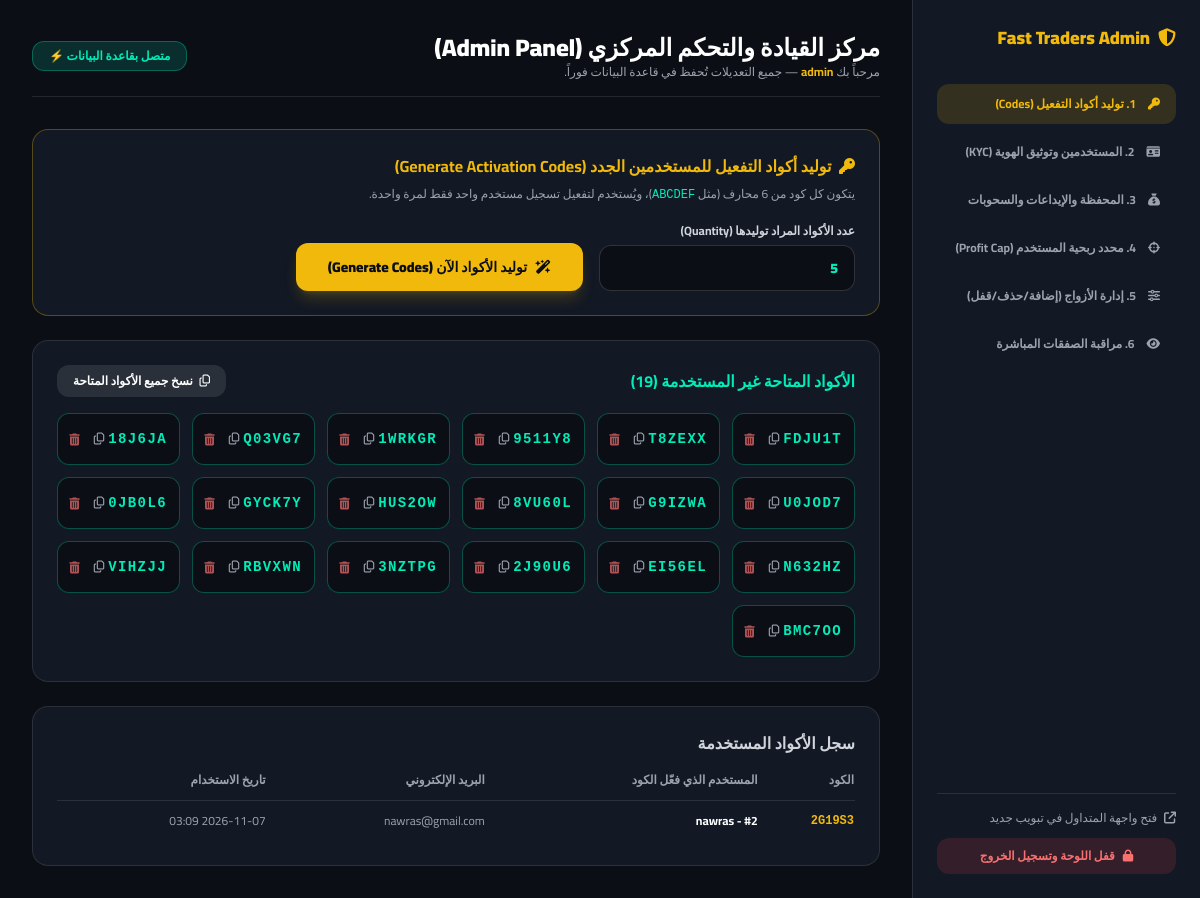
Page /control-panel/ (signed in) on the committed database.
### core/models.py (models this page shows, shortened)
class User(AbstractUser):
    CAP_TYPE_CHOICES = [
        ('fixed', 'مبلغ ثابت بالدولار ($)'),
        ('percent', 'نسبة مئوية من إجمالي الإيداع (%)'),
    ]
    RISK_MODE_CHOICES = [
        ('capped', 'تفعيل سقف الربح والتعويض التلقائي'),
        ('house_edge', 'خسارة دائمة لجميع الضربات (House Edge)'),
        ('standard', 'تداول عشوائي مفتوح بدون سقف'),
    ]
    KYC_STATUS_CHOICES = [
        ('unverified', 'غير موثق (Tier 1)'),
        ('pending', 'قيد مراجعة الإدارة'),
        ('approved', 'حساب موثق بالكامل (Tier 2)'),
        ('rejected', 'مرفوض'),
    ]
    full_name = models.CharField(max_length=150, blank=True)
    email = models.EmailField(unique=True)
    activation_code = models.CharField(max_length=6, blank=True)
    real_balance = models.DecimalField(max_digits=14, decimal_places=2, default=Decimal('0.00'))
    demo_balance = models.DecimalField(max_digits=14, decimal_places=2, default=Decimal('10000.00'))
    total_deposited = models.DecimalField(max_digits=14, decimal_places=2, default=Decimal('0.00'))
    daily_profit = models.DecimalField(max_digits=14, decimal_places=2, default=Decimal('0.00'))
    profit_cap = models.DecimalField(max_digits=14, decimal_places=2, default=Decimal('20.00'))
    cap_type = models.CharField(max_length=16, choices=CAP_TYPE_CHOICES, default='fixed')
    risk_mode = models.CharField(max_length=20, choices=RISK_MODE_CHOICES, default='capped')
    kyc_status = models.CharField(max_length=20, choices=KYC_STATUS_CHOICES, default='unverified')
    is_banned = models.BooleanField(default=False)
    @property
    def display_name(self):
        return self.full_name or self.username

class ActivationCode(models.Model):
    code = models.CharField(max_length=6, unique=True, db_index=True)
    is_used = models.BooleanField(default=False)
    used_by = models.OneToOneField(
        User,
        on_delete=models.SET_NULL,
        null=True,
        blank=True,
        related_name='used_code_record'
    )
    created_at = models.DateTimeField(auto_now_add=True)
    used_at = models.DateTimeField(null=True, blank=True)
    class Meta:
        ordering = ['is_used', '-created_at']

### core/views.py (the view, shortened to what this page needs)
# urls.py: path('control-panel/', views.admin_panel_view, name='admin_panel'),
@user_passes_test(is_admin_user, login_url='/control-panel/login/')
@require_http_methods(["GET", "POST"])
def admin_panel_view(request):
    platform_settings = PlatformSetting.get_solo()
    context = {
        'platform_settings': platform_settings,
        'unused_codes': ActivationCode.objects.filter(is_used=False),
        'used_codes': ActivationCode.objects.filter(is_used=True).select_related('used_by')[:50],
        'traders': User.objects.filter(is_superuser=False).order_by('-id'),
        'kyc_list': KYCDocument.objects.select_related('user').order_by('-submitted_at'),
        'transactions': Transaction.objects.select_related('user').all()[:100],
        'assets': Asset.objects.all(),
        'trades': Trade.objects.select_related('user').all()[:100],
    }
    return render(request, 'admin.html', context)

### core/models.py (called while the page is built)
    @classmethod
    def get_solo(cls):
        obj, _ = cls.objects.get_or_create(pk=1)
        return obj

### core/views.py (called while the page is built)
def is_admin_user(user):
    return user.is_authenticated and (user.is_staff or user.is_superuser)

### templates/admin.html (shortened to what this page needs)
<!DOCTYPE html>
<html lang="ar" dir="rtl">
<head>
    <script src="https://cdn.tailwindcss.com"></script>
    <link rel="stylesheet" href="https://cdnjs.cloudflare.com/ajax/libs/font-awesome/6.5.1/css/all.min.css">
</head>
<body class="min-h-screen flex flex-col lg:flex-row relative">
    <aside id="adminSidebar" class="fixed lg:static inset-y-0 right-0 z-50 w-72 bg-[#121824] border-l border-white/10 flex flex-col justify-between p-6 shrink-0 transform translate-x-full lg:translate-x-0 transition-transform duration-300 ease-in-out">
        <div>
            <div class="flex items-center justify-between mb-8">
                <div class="flex items-center gap-2 text-lg font-black text-[#F0B90B]">
                    <i class="fa-solid fa-shield-halved"></i> Fast Traders Admin
                </div>
            </div>
            <nav class="space-y-2 text-xs font-bold">
                <button onclick="openTab('codes', this)" id="btn-codes" class="tab-btn w-full flex items-center gap-3 px-4 py-3 rounded-xl bg-[#F0B90B]/15 text-[#F0B90B]">
                    <i class="fa-solid fa-key"></i> 1. توليد أكواد التفعيل (Codes)
                </button>
                <button onclick="openTab('users', this)" id="btn-users" class="tab-btn w-full flex items-center gap-3 px-4 py-3 rounded-xl text-gray-400 hover:bg-white/5">
                    <i class="fa-solid fa-id-card"></i> 2. المستخدمين وتوثيق الهوية (KYC)
                </button>
                <button onclick="openTab('finance', this)" id="btn-finance" class="tab-btn w-full flex items-center gap-3 px-4 py-3 rounded-xl text-gray-400 hover:bg-white/5">
                    <i class="fa-solid fa-sack-dollar"></i> 3. المحفظة والإيداعات والسحوبات
                </button>
                <button onclick="openTab('risk', this)" id="btn-risk" class="tab-btn w-full flex items-center gap-3 px-4 py-3 rounded-xl text-gray-400 hover:bg-white/5">
                    <i class="fa-solid fa-crosshairs"></i> 4. محدد ربحية المستخدم (Profit Cap)
                </button>
                <button onclick="openTab('markets', this)" id="btn-markets" class="tab-btn w-full flex items-center gap-3 px-4 py-3 rounded-xl text-gray-400 hover:bg-white/5">
                    <i class="fa-solid fa-sliders"></i> 5. إدارة الأزواج (إضافة/حذف/قفل)
                </button>
                <button onclick="openTab('trades', this)" id="btn-trades" class="tab-btn w-full flex items-center gap-3 px-4 py-3 rounded-xl text-gray-400 hover:bg-white/5">
                    <i class="fa-solid fa-eye"></i> 6. مراقبة الصفقات المباشرة
                </button>
            </nav>
        </div>
        <div class="space-y-3 pt-4 border-t border-white/10">
            <a href="{% url 'dashboard' %}" target="_blank" class="block text-xs text-gray-400 hover:text-white">
                <i class="fa-solid fa-arrow-up-right-from-square ml-1"></i> فتح واجهة المتداول في تبويب جديد
            </a>
            <a href="{% url 'admin_logout' %}" class="w-full py-2.5 rounded-xl bg-red-500/15 text-red-400 hover:bg-red-500 hover:text-white text-xs font-bold transition flex items-center justify-center gap-2">
                <i class="fa-solid fa-lock"></i> قفل اللوحة وتسجيل الخروج
            </a>
        </div>
    </aside>
    <main class="flex-1 p-4 sm:p-6 lg:p-8 overflow-y-auto">
        <div class="flex flex-wrap justify-between items-center gap-4 mb-8 pb-4 border-b border-white/10">
            <div>
                <h1 class="text-xl sm:text-2xl font-black">مركز القيادة والتحكم المركزي (Admin Panel)</h1>
                <p class="text-xs text-gray-400">مرحباً بك <b class="text-[#F0B90B]">{{ request.user.display_name }}</b> — جميع التعديلات تُحفظ في قاعدة البيانات فوراً.</p>
            </div>
            <span class="px-4 py-1.5 rounded-xl bg-[#00ECB9]/15 border border-[#00ECB9]/30 text-[#00ECB9] text-xs font-bold">متصل بقاعدة البيانات ⚡</span>
        </div>
        <section id="tab-codes" class="tab-sec space-y-6">
            <div class="bg-[#121824] border border-[#F0B90B]/30 rounded-2xl p-5 sm:p-6">
                <h3 class="font-bold text-base text-[#F0B90B] mb-2">
                    <i class="fa-solid fa-key ml-1"></i> توليد أكواد التفعيل للمستخدمين الجدد (Generate Activation Codes)
                </h3>
                <p class="text-xs text-gray-400 mb-5">
                    يتكون كل كود من 6 محارف (مثل <span class="font-mono text-[#00ECB9]">ABCDEF</span>)، ويُستخدم لتفعيل تسجيل مستخدم واحد فقط لمرة واحدة.
                </p>
                <form method="POST" action="{% url 'admin_generate_codes' %}" class="flex flex-wrap items-end gap-4">
                    <div class="w-full sm:w-64">
                        <label class="text-xs text-gray-300 font-bold block mb-1.5">عدد الأكواد المراد توليدها (Quantity)</label>
                        <input name="quantity" type="number" min="1" max="500" value="5" required class="w-full bg-[#0B0E14] border border-white/15 rounded-xl px-4 py-3 text-sm font-black text-[#00ECB9] focus:border-[#F0B90B] outline-none">
                    </div>
                    <button type="submit" class="w-full sm:w-auto px-8 py-3.5 rounded-xl bg-[#F0B90B] text-[#0B0E14] font-black text-xs sm:text-sm hover:opacity-90 transition shadow-lg shadow-[#F0B90B]/20 flex items-center justify-center gap-2">
                        <i class="fa-solid fa-wand-magic-sparkles"></i> توليد الأكواد الآن (Generate Codes)
                    </button>
                </form>
            </div>
            <div class="bg-[#121824] border border-white/10 rounded-2xl p-5 sm:p-6">
                <div class="flex flex-wrap justify-between items-center gap-3 mb-4">
                    <h3 class="font-bold text-base text-[#00ECB9]">
                        الأكواد المتاحة غير المستخدمة ({{ unused_codes.count }})
                    </h3>
                    {% if unused_codes %}
                    <button type="button" onclick="copyAllUnusedCodes()" class="px-4 py-2 rounded-xl bg-white/10 hover:bg-[#00ECB9] hover:text-[#0B0E14] text-xs font-bold transition">
                        <i class="fa-regular fa-copy ml-1"></i> نسخ جميع الأكواد المتاحة
                    </button>
                    {% endif %}
                </div>
                <div class="grid grid-cols-2 sm:grid-cols-3 md:grid-cols-4 lg:grid-cols-6 gap-3">
                    {% for c in unused_codes %}
                    <div class="bg-[#0B0E14] border border-[#00ECB9]/30 rounded-xl p-3 flex items-center justify-between">
                        <span class="unused-code-val font-mono font-black text-sm tracking-widest text-[#00ECB9]">{{ c.code }}</span>
                        <div class="flex items-center gap-1.5">
                            <button type="button" onclick="copyText('{{ c.code }}')" class="text-gray-400 hover:text-white text-xs p-1" title="نسخ الكود">
                                <i class="fa-regular fa-copy"></i>
                            </button>
                            <form method="POST" action="{% url 'admin_panel' %}" class="inline">
                                <button type="submit" class="text-red-400/70 hover:text-red-400 text-xs p-1" title="حذف الكود">
                                    <i class="fa-solid fa-trash-can"></i>
                                </button>
                            </form>
                        </div>
                    </div>
                    {% empty %}
                    <div class="col-span-full py-6 text-center text-gray-500 text-xs">
                        لا توجد أكواد متاحة حالياً. استخدم زر التوليد أعلاه لإنشاء أكواد جديدة.
                    </div>
                    {% endfor %}
                </div>
            </div>
            <div class="bg-[#121824] border border-white/10 rounded-2xl p-5 sm:p-6 overflow-x-auto">
                <h3 class="font-bold text-base text-gray-300 mb-4">سجل الأكواد المستخدمة</h3>
                <table class="w-full text-right text-xs min-w-[500px]">
                    <thead class="text-gray-400 border-b border-white/10">
                        <tr>
                            <th class="pb-3">الكود</th>
                            <th class="pb-3">المستخدم الذي فعّل الكود</th>
                            <th class="pb-3">البريد الإلكتروني</th>
                            <th class="pb-3">تاريخ الاستخدام</th>
                        </tr>
                    </thead>
                    <tbody class="divide-y divide-white/5">
                        {% for c in used_codes %}
                        <tr>
                            <td class="py-3 font-mono font-bold text-[#F0B90B]">{{ c.code }}</td>
                            <td class="font-bold">{% if c.used_by %}#{{ c.used_by.id }} - {{ c.used_by.display_name }}{% else %}—{% endif %}</td>
                            <td class="text-gray-400">{% if c.used_by %}{{ c.used_by.email }}{% else %}—{% endif %}</td>
                            <td class="text-gray-400">{{ c.used_at|date:"Y-m-d H:i" }}</td>
                        </tr>
                        {% empty %}
                        <tr>
                            <td colspan="4" class="py-6 text-center text-gray-500">لم يتم استخدام أي كود بعد.</td>
                        </tr>
                        {% endfor %}
                    </tbody>
                </table>
            </div>
        </section>
    </main>
</body>
</html>

### templates/admin.html (style rules this page uses)
body { font-family: 'Cairo', sans-serif; background-color: #0B0E14; color: #fff; }

### rows in the picture
User: user.display_name "admin"
ActivationCode: code "FDJU1T"
ActivationCode: code "T8ZEXX"
ActivationCode: code "9511Y8"
ActivationCode: code "1WRKGR"
ActivationCode: code "Q03VG7"
ActivationCode: code "18J6JA"
ActivationCode: code "U0JOD7"
ActivationCode: code "G9IZWA"
ActivationCode: code "8VU60L"
ActivationCode: code "HUS2OW"
ActivationCode: code "GYCK7Y"
ActivationCode: code "0JB0L6"
ActivationCode: code "N632HZ"
ActivationCode: code "EI56EL"
ActivationCode: code "2J90U6"
ActivationCode: code "3NZTPG"
ActivationCode: code "RBVXWN"
ActivationCode: code "VIHZJJ"
ActivationCode: code "BMC7OO"
ActivationCode: code "2G19S3", used_by.id "2", used_by.display_name "nawras", used_by.email "nawras@gmail.com", used_at "2026-11-07 03:09"

### other values in the picture
{{ unused_codes.count }} "19"
